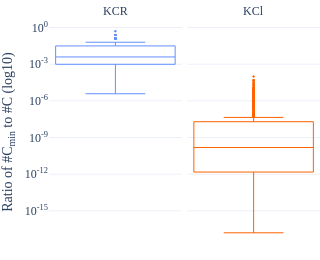

The notebook cell this image was saved under:
### Code cell
# similarity of configurations (RQ2)

df_solve_unconstrained = df_solve.merge(df_features)
#print(df_solve_unconstrained.head(10))
df_solve_unconstrained['model-count-unconstrained'] = \
    df_solve_unconstrained.apply(lambda row: \
        str(int(row['model-count']) * (2**int(row['unconstrained_bools'])) * (3**int(row['unconstrained_tristates']))) \
            if not pd.isna(row['model-count']) and row['model-count'] != '' else pd.NA, axis=1)
#print(df_solve_unconstrained)
df_solve_unconstrained['model-count-unconstrained-log10'] = df_solve_unconstrained['model-count-unconstrained'].fillna('').map(big_log10).replace(0, np.nan)
df_solve_unconstrained['similarity'] = df_solve_unconstrained.apply(lambda row: int(row['model-count']) / int(row['model-count-unconstrained']) if not pd.isna(row['model-count']) and row['model-count'] != '' else pd.NA, axis=1)

df_solve_extractor_comparison = pd.pivot(df_solve_unconstrained[['revision', 'architecture', 'extractor', 'model-count-unconstrained-log10']].dropna().drop_duplicates(), index=['revision', 'architecture'], columns='extractor').dropna()
df_solve_extractor_comparison = df_solve_extractor_comparison['model-count-unconstrained-log10']['KConfigReader'] / df_solve_extractor_comparison['model-count-unconstrained-log10']['KClause']
print(df_solve_extractor_comparison)
print('extractor comparison:')
print('min=' + str(df_solve_extractor_comparison.min()))
print('median=' + str(df_solve_extractor_comparison.median()))
print('max=' + str(df_solve_extractor_comparison.max()))

fig = px.box(
    df_solve_unconstrained,
    y='similarity',
    color='extractor',
    facet_col='extractor',
    labels={'similarity': 'Ratio of #C<sub>min</sub> to #C (log10)'},
    log_y=True,
    category_orders={'extractor': ['KConfigReader', 'KClause']}
)
fig.for_each_annotation(lambda a: a.update(text='KCR' if a.text.split("=")[1] == 'KConfigReader' else 'KCl'))
fig.update_traces(width=0.5)
fig.update_yaxes(tickvals=[1e0, 1e-3, 1e-6, 1e-9, 1e-12, 1e-15], ticktext=['10<sup>0</sup>', '10<sup>-3</sup>', '10<sup>-6</sup>', '10<sup>-9</sup>', '10<sup>-12</sup>', '10<sup>-15</sup>'])
style_box(fig, legend_position=None)
show(fig, 'configuration-similarity', height=260, width=120, margin=dict(l=0, r=0, t=20, b=0))

### Figure 1 — Plotly figure (JSON) as saved in the notebook; plotly's stock layout.template omitted (floating-point values rounded to 4 significant figures; data arrays with more than 128 entries replaced by an {"elided": "..."} marker saying what was removed)
{"data": [{"alignmentgroup": "True", "fillcolor": "rgba(0,0,0,0)", "hovertemplate": "extractor=KConfigReader<br>Ratio of #C<sub>min</sub> to #C (log10)=%{y}<extra></extra>", "legendgroup": "KConfigReader", "line": {"width": 1}, "marker": {"color": "#648FFF", "size": 2}, "name": "KConfigReader", "notched": false, "offsetgroup": "KConfigReader", "orientation": "v", "showlegend": true, "type": "box", "width": 0.5, "x0": " ", "xaxis": "x", "y": {"elided": "6420 float values"}, "y0": " ", "yaxis": "y"}, {"alignmentgroup": "True", "fillcolor": "rgba(0,0,0,0)", "hovertemplate": "extractor=KClause<br>Ratio of #C<sub>min</sub> to #C (log10)=%{y}<extra></extra>", "legendgroup": "KClause", "line": {"width": 1}, "marker": {"color": "#FE6100", "size": 2}, "name": "KClause", "notched": false, "offsetgroup": "KClause", "orientation": "v", "showlegend": true, "type": "box", "width": 0.5, "x0": " ", "xaxis": "x2", "y": {"elided": "6572 float values"}, "y0": " ", "yaxis": "y2"}], "layout": {"annotations": [{"font": {}, "showarrow": false, "text": "KCR", "x": 0.245, "xanchor": "center", "xref": "paper", "y": 1, "yanchor": "bottom", "yref": "paper"}, {"font": {}, "showarrow": false, "text": "KCl", "x": 0.755, "xanchor": "center", "xref": "paper", "y": 1, "yanchor": "bottom", "yref": "paper"}], "boxmode": "group", "font": {"family": "Linux Biolinum"}, "height": 260, "legend": {"title": {"text": "extractor"}, "tracegroupgap": 0}, "margin": {"b": 0, "l": 0, "r": 0, "t": 20}, "showlegend": false, "width": 120, "xaxis": {"anchor": "y", "domain": [0, 0.49]}, "xaxis2": {"anchor": "y2", "domain": [0.51, 1], "matches": "x"}, "yaxis": {"anchor": "x", "domain": [0, 1], "ticktext": ["10<sup>0</sup>", "10<sup>-3</sup>", "10<sup>-6</sup>", "10<sup>-9</sup>", "10<sup>-12</sup>", "10<sup>-15</sup>"], "tickvals": [1, 0.001, 1e-06, 1e-09, 1e-12, 1e-15], "title": {"text": "Ratio of #C<sub>min</sub> to #C (log10)"}, "type": "log"}, "yaxis2": {"anchor": "x2", "domain": [0, 1], "matches": "y", "showticklabels": false, "ticktext": ["10<sup>0</sup>", "10<sup>-3</sup>", "10<sup>-6</sup>", "10<sup>-9</sup>", "10<sup>-12</sup>", "10<sup>-15</sup>"], "tickvals": [1, 0.001, 1e-06, 1e-09, 1e-12, 1e-15], "type": "log"}}}
